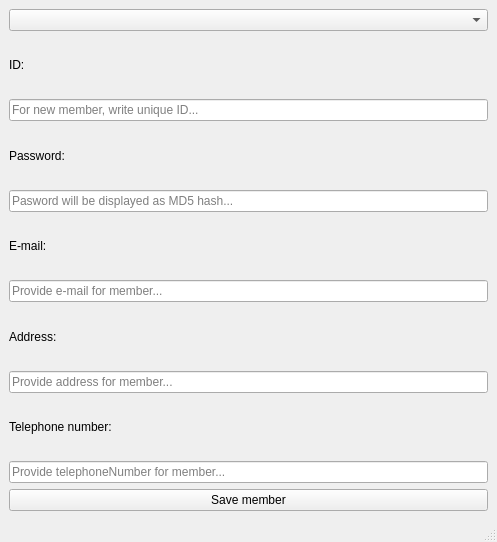
<?xml version="1.0" encoding="UTF-8"?>
<ui version="4.0">
 <class>ClubDatabase</class>
 <widget class="QMainWindow" name="ClubDatabase">
  <property name="geometry">
   <rect>
    <x>0</x>
    <y>0</y>
    <width>497</width>
    <height>542</height>
   </rect>
  </property>
  <property name="windowTitle">
   <string>MainWindow</string>
  </property>
  <widget class="QWidget" name="centralwidget">
   <layout class="QVBoxLayout" name="verticalLayout">
    <item>
     <widget class="QComboBox" name="memberBox"/>
    </item>
    <item>
     <widget class="QLabel" name="idLabel">
      <property name="text">
       <string>ID:</string>
      </property>
     </widget>
    </item>
    <item>
     <widget class="QLineEdit" name="idEdit">
      <property name="placeholderText">
       <string>For new member, write unique ID...</string>
      </property>
     </widget>
    </item>
    <item>
     <widget class="QLabel" name="passLabel">
      <property name="text">
       <string>Password:</string>
      </property>
     </widget>
    </item>
    <item>
     <widget class="QLineEdit" name="passEdit">
      <property name="placeholderText">
       <string>Pasword will be displayed as MD5 hash...</string>
      </property>
     </widget>
    </item>
    <item>
     <widget class="QLabel" name="eMailLabel">
      <property name="text">
       <string>E-mail:</string>
      </property>
     </widget>
    </item>
    <item>
     <widget class="QLineEdit" name="eMailEdit">
      <property name="placeholderText">
       <string>Provide e-mail for member...</string>
      </property>
     </widget>
    </item>
    <item>
     <widget class="QLabel" name="addressLabel">
      <property name="text">
       <string>Address:</string>
      </property>
     </widget>
    </item>
    <item>
     <widget class="QLineEdit" name="addressEdit">
      <property name="placeholderText">
       <string>Provide address for member...</string>
      </property>
     </widget>
    </item>
    <item>
     <widget class="QLabel" name="telephoneLabel">
      <property name="text">
       <string>Telephone number:</string>
      </property>
     </widget>
    </item>
    <item>
     <widget class="QLineEdit" name="telephoneEdit">
      <property name="placeholderText">
       <string>Provide telephoneNumber for member...</string>
      </property>
     </widget>
    </item>
    <item>
     <widget class="QPushButton" name="pushButton">
      <property name="text">
       <string>Save member</string>
      </property>
     </widget>
    </item>
   </layout>
  </widget>
  <widget class="QMenuBar" name="menubar">
   <property name="geometry">
    <rect>
     <x>0</x>
     <y>0</y>
     <width>497</width>
     <height>22</height>
    </rect>
   </property>
  </widget>
  <widget class="QStatusBar" name="statusbar"/>
 </widget>
 <resources/>
 <connections>
  <connection>
   <sender>pushButton</sender>
   <signal>clicked()</signal>
   <receiver>ClubDatabase</receiver>
   <slot>trySaveMember()</slot>
   <hints>
    <hint type="sourcelabel">
     <x>289</x>
     <y>498</y>
    </hint>
    <hint type="destinationlabel">
     <x>495</x>
     <y>485</y>
    </hint>
   </hints>
  </connection>
  <connection>
   <sender>memberBox</sender>
   <signal>textActivated(QString)</signal>
   <receiver>ClubDatabase</receiver>
   <slot>openMember(QString)</slot>
   <hints>
    <hint type="sourcelabel">
     <x>262</x>
     <y>50</y>
    </hint>
    <hint type="destinationlabel">
     <x>490</x>
     <y>80</y>
    </hint>
   </hints>
  </connection>
 </connections>
 <slots>
  <slot>trySaveMember()</slot>
  <slot>openMember(QString)</slot>
 </slots>
</ui>
